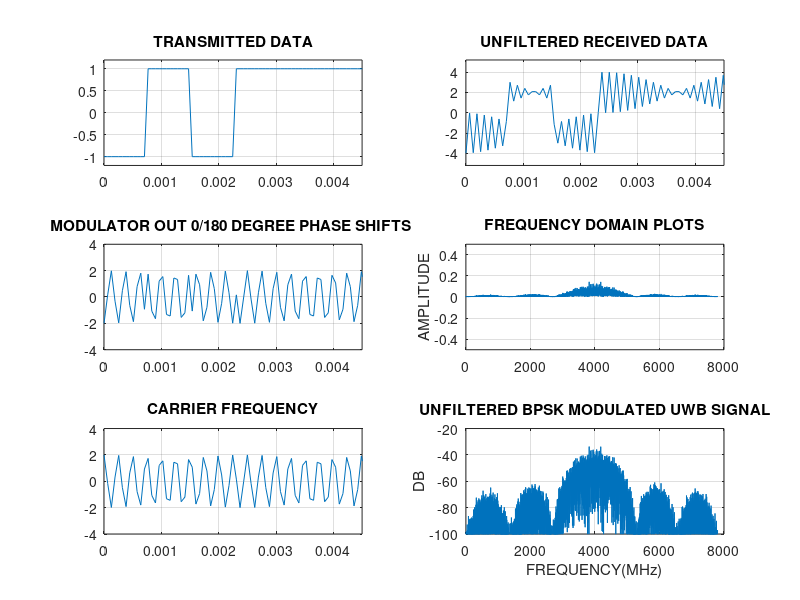

Here is the MATLAB script that generated this plot:
%JC 3/7/08
%UWB Transmitter/Receiver using BPSK Continuous Wave
%Run from editor debug(F5).
%m-file uses random data which BPSK modulates a
%carrier to construct a  BPSK UWB transmitter. The receiver demodulates the BPSK UWB
%signal (assumming perfect sync) and the filtered data is recovered.
%NOTE:You should assume that the variables are multiplied by ONE MILLION to theoritically
%give values such as fcarr=4.0GHz,N=1.3GHz and so on. The numbers shown here, when
%upscaled, signify pulse widths of ~ 750 pico seconds (1/1.3GHz). In other words, what
%I'm trying to say is you have a system that can operate in the 3.1-10.6 GHz
%UWB band(at data rates up to 1.3 Gbps) by changing fcarr and the bandwidth can be changed
%by varing the time of the data rate or N. It would be nice to do this in real time with 
%multipath, FEC, PLL's etc, but we do with what we have. Another thought would be to use 
%a QPSK format to increase the data rate. I have provided references at the end of this
%file. They should give you a good idea of this particuliar technique and some possible
%differences between it and impulse response UWB and MB-OFDM UWB. The program is somewhat
%rudimentary but I hope it is clear enough to be helpful.

clear;
fcarr=4e3;              % Carrier frequency
N = 1300;		        % Number of symbols (data rate)
fs = 15.6*1e3;		    % Sampling frequency
Fn = fs/2;              % Nyquist frequency
Ts = 1/fs;	            % Sampling time = 1/fs
T = 1/N;		        % Symbol time
randn('state',0);       % Keeps transmitted data from changing on reruns
t = [0:Ts:(1-Ts)];      % Time vector
%==========Transmitter================================================
symbols = sign(randn(N,1))';%generate N random binary symbols(data), +/- 1
%(notice transpose')
symbols1 = ones(T/Ts,1)*symbols;
s2 = symbols1(:); 	%data @ +/-1

%generate carrier wave
%sine wave
%2 pi fc t is written as below
twopi_fc_t=(1:fs)*2*pi*fcarr/fs; 
a=2;  %set amplitude
f_c = a * sin(twopi_fc_t); %unmodulated carrier frequency
%======================================================================
s2=s2';            %transpose for matrix match

f_c1=f_c.*s2;     %multiply carrier and +/- signal data to get modulated BPSK carrier
%At this point in the transmitter you would add a bandpass filter to meet
%FCC UWB spectral mask of -41.25 dBm/MHz EIRP.

%========================================================================
%take FFT of modulated carrier(f_c1) [spectrum analyzer]
y=f_c1;
NFFY=2.^(ceil(log(length(y))/log(2)));
FFTY=fft(y,NFFY);%pad with zeros
NumUniquePts=ceil((NFFY+1)/2); 
FFTY=FFTY(1:NumUniquePts);
MY=abs(FFTY);
MY=MY*2;
MY(1)=MY(1)/2;
MY(length(MY))=MY(length(MY))/2;
MY=MY/length(y);
f1=(0:NumUniquePts-1)*2*Fn/NFFY;

%plot frequency domain
subplot(3,2,4); plot(f1,MY);xlabel('');ylabel('AMPLITUDE');
axis([0 8000 -.5 .5]);%zoom in/out
title('FREQUENCY DOMAIN PLOTS');
grid on;
subplot(3,2,6); plot(f1,20*log10(abs(MY).^2));xlabel('FREQUENCY(MHz)');ylabel('DB');
axis([0 8000 -100 -20]);
grid on;
title(' UNFILTERED BPSK MODULATED UWB SIGNAL ')

%plot data [ocilloscope-time domain]
figure(1)
subplot(3,2,1)
plot(t,s2)
axis([0 4.5e-3 -1.2 1.2])
grid on
title('TRANSMITTED DATA')

subplot(3,2,3) 
plot(t,f_c1)
axis([0 4.5e-3 -4 4])
grid on
title('MODULATOR OUT 0/180 DEGREE PHASE SHIFTS ')

subplot(3,2,5) 
plot(t,f_c)
axis([0 4.5e-3 -4 4])
grid on
title('CARRIER FREQUENCY')

%===============Receiver===================================================
%Assume perfect sync
data1=f_c.*f_c1; %multiply carrier with modulated output
%At this point in the receiver, you would add a low pass filter and use a
%one to three bit flash ADC as the signal level will be quiet small 
%(depending on distance)even with a low noise pre amp.
subplot(3,2,2)
plot(t,data1)
axis([0 4.5e-3 -5.2 5.2])
grid on
title('UNFILTERED RECEIVED DATA')

%References
%http://www.mwee.com/590028720 "All Ultra-Wideband (UWB) systems are not
%created equal"
%http://electronicdesign.com   "Third UWB Method Solves The Home Network
%Problem"
%http://www.wirelessnetdesignline.com  "Comprehensive UWB product testing"

